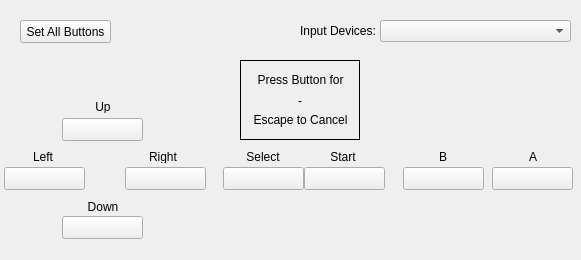
<?xml version="1.0" encoding="UTF-8"?>
<ui version="4.0">
 <class>ControllerWidget</class>
 <widget class="QWidget" name="ControllerWidget">
  <property name="geometry">
   <rect>
    <x>0</x>
    <y>0</y>
    <width>581</width>
    <height>260</height>
   </rect>
  </property>
  <property name="windowTitle">
   <string>Form</string>
  </property>
  <widget class="QLabel" name="label">
   <property name="geometry">
    <rect>
     <x>300</x>
     <y>20</y>
     <width>91</width>
     <height>21</height>
    </rect>
   </property>
   <property name="text">
    <string>Input Devices:</string>
   </property>
  </widget>
  <widget class="QComboBox" name="combo_box_input_device">
   <property name="geometry">
    <rect>
     <x>380</x>
     <y>20</y>
     <width>191</width>
     <height>22</height>
    </rect>
   </property>
  </widget>
  <widget class="QPushButton" name="button_set_all_buttons">
   <property name="geometry">
    <rect>
     <x>20</x>
     <y>20</y>
     <width>91</width>
     <height>23</height>
    </rect>
   </property>
   <property name="text">
    <string>Set All Buttons</string>
   </property>
  </widget>
  <widget class="QLabel" name="label_2">
   <property name="geometry">
    <rect>
     <x>80</x>
     <y>100</y>
     <width>46</width>
     <height>13</height>
    </rect>
   </property>
   <property name="text">
    <string>Up</string>
   </property>
   <property name="scaledContents">
    <bool>true</bool>
   </property>
   <property name="alignment">
    <set>Qt::AlignCenter</set>
   </property>
  </widget>
  <widget class="QLabel" name="label_3">
   <property name="geometry">
    <rect>
     <x>80</x>
     <y>200</y>
     <width>46</width>
     <height>13</height>
    </rect>
   </property>
   <property name="text">
    <string>Down</string>
   </property>
   <property name="scaledContents">
    <bool>true</bool>
   </property>
   <property name="alignment">
    <set>Qt::AlignCenter</set>
   </property>
  </widget>
  <widget class="QLabel" name="label_4">
   <property name="geometry">
    <rect>
     <x>20</x>
     <y>150</y>
     <width>46</width>
     <height>13</height>
    </rect>
   </property>
   <property name="text">
    <string>Left</string>
   </property>
   <property name="scaledContents">
    <bool>true</bool>
   </property>
   <property name="alignment">
    <set>Qt::AlignCenter</set>
   </property>
  </widget>
  <widget class="QLabel" name="label_5">
   <property name="geometry">
    <rect>
     <x>140</x>
     <y>150</y>
     <width>46</width>
     <height>13</height>
    </rect>
   </property>
   <property name="text">
    <string>Right</string>
   </property>
   <property name="scaledContents">
    <bool>true</bool>
   </property>
   <property name="alignment">
    <set>Qt::AlignCenter</set>
   </property>
  </widget>
  <widget class="QLabel" name="label_6">
   <property name="geometry">
    <rect>
     <x>240</x>
     <y>150</y>
     <width>46</width>
     <height>13</height>
    </rect>
   </property>
   <property name="text">
    <string>Select</string>
   </property>
   <property name="scaledContents">
    <bool>true</bool>
   </property>
   <property name="alignment">
    <set>Qt::AlignCenter</set>
   </property>
  </widget>
  <widget class="QLabel" name="label_7">
   <property name="geometry">
    <rect>
     <x>320</x>
     <y>150</y>
     <width>46</width>
     <height>13</height>
    </rect>
   </property>
   <property name="text">
    <string>Start</string>
   </property>
   <property name="scaledContents">
    <bool>true</bool>
   </property>
   <property name="alignment">
    <set>Qt::AlignCenter</set>
   </property>
  </widget>
  <widget class="QLabel" name="label_8">
   <property name="geometry">
    <rect>
     <x>420</x>
     <y>150</y>
     <width>46</width>
     <height>13</height>
    </rect>
   </property>
   <property name="text">
    <string>B</string>
   </property>
   <property name="scaledContents">
    <bool>true</bool>
   </property>
   <property name="alignment">
    <set>Qt::AlignCenter</set>
   </property>
  </widget>
  <widget class="QLabel" name="label_9">
   <property name="geometry">
    <rect>
     <x>510</x>
     <y>150</y>
     <width>46</width>
     <height>13</height>
    </rect>
   </property>
   <property name="text">
    <string>A</string>
   </property>
   <property name="scaledContents">
    <bool>true</bool>
   </property>
   <property name="alignment">
    <set>Qt::AlignCenter</set>
   </property>
  </widget>
  <widget class="QFrame" name="frame_set_input">
   <property name="enabled">
    <bool>true</bool>
   </property>
   <property name="geometry">
    <rect>
     <x>240</x>
     <y>60</y>
     <width>120</width>
     <height>80</height>
    </rect>
   </property>
   <property name="autoFillBackground">
    <bool>true</bool>
   </property>
   <property name="frameShape">
    <enum>QFrame::Box</enum>
   </property>
   <property name="frameShadow">
    <enum>QFrame::Plain</enum>
   </property>
   <widget class="QLabel" name="label_10">
    <property name="geometry">
     <rect>
      <x>10</x>
      <y>10</y>
      <width>101</width>
      <height>20</height>
     </rect>
    </property>
    <property name="text">
     <string>Press Button for</string>
    </property>
    <property name="scaledContents">
     <bool>true</bool>
    </property>
    <property name="alignment">
     <set>Qt::AlignCenter</set>
    </property>
   </widget>
   <widget class="QLabel" name="label_11">
    <property name="geometry">
     <rect>
      <x>10</x>
      <y>50</y>
      <width>101</width>
      <height>20</height>
     </rect>
    </property>
    <property name="text">
     <string>Escape to Cancel</string>
    </property>
    <property name="scaledContents">
     <bool>true</bool>
    </property>
    <property name="alignment">
     <set>Qt::AlignCenter</set>
    </property>
   </widget>
   <widget class="QLabel" name="label_set_input">
    <property name="geometry">
     <rect>
      <x>37</x>
      <y>34</y>
      <width>46</width>
      <height>13</height>
     </rect>
    </property>
    <property name="text">
     <string>-</string>
    </property>
    <property name="scaledContents">
     <bool>true</bool>
    </property>
    <property name="alignment">
     <set>Qt::AlignCenter</set>
    </property>
   </widget>
  </widget>
  <widget class="QPushButton" name="button_up">
   <property name="enabled">
    <bool>true</bool>
   </property>
   <property name="geometry">
    <rect>
     <x>62</x>
     <y>118</y>
     <width>81</width>
     <height>23</height>
    </rect>
   </property>
   <property name="text">
    <string/>
   </property>
   <property name="flat">
    <bool>false</bool>
   </property>
  </widget>
  <widget class="QPushButton" name="button_left">
   <property name="enabled">
    <bool>true</bool>
   </property>
   <property name="geometry">
    <rect>
     <x>4</x>
     <y>167</y>
     <width>81</width>
     <height>23</height>
    </rect>
   </property>
   <property name="text">
    <string/>
   </property>
  </widget>
  <widget class="QPushButton" name="button_down">
   <property name="enabled">
    <bool>true</bool>
   </property>
   <property name="geometry">
    <rect>
     <x>62</x>
     <y>216</y>
     <width>81</width>
     <height>23</height>
    </rect>
   </property>
   <property name="text">
    <string/>
   </property>
  </widget>
  <widget class="QPushButton" name="button_right">
   <property name="enabled">
    <bool>true</bool>
   </property>
   <property name="geometry">
    <rect>
     <x>125</x>
     <y>167</y>
     <width>81</width>
     <height>23</height>
    </rect>
   </property>
   <property name="text">
    <string/>
   </property>
  </widget>
  <widget class="QPushButton" name="button_select">
   <property name="enabled">
    <bool>true</bool>
   </property>
   <property name="geometry">
    <rect>
     <x>223</x>
     <y>167</y>
     <width>81</width>
     <height>23</height>
    </rect>
   </property>
   <property name="text">
    <string/>
   </property>
  </widget>
  <widget class="QPushButton" name="button_start">
   <property name="enabled">
    <bool>true</bool>
   </property>
   <property name="geometry">
    <rect>
     <x>304</x>
     <y>167</y>
     <width>81</width>
     <height>23</height>
    </rect>
   </property>
   <property name="text">
    <string/>
   </property>
  </widget>
  <widget class="QPushButton" name="button_b">
   <property name="enabled">
    <bool>true</bool>
   </property>
   <property name="geometry">
    <rect>
     <x>403</x>
     <y>167</y>
     <width>81</width>
     <height>23</height>
    </rect>
   </property>
   <property name="text">
    <string/>
   </property>
   <property name="flat">
    <bool>false</bool>
   </property>
  </widget>
  <widget class="QPushButton" name="button_a">
   <property name="enabled">
    <bool>true</bool>
   </property>
   <property name="geometry">
    <rect>
     <x>492</x>
     <y>167</y>
     <width>81</width>
     <height>23</height>
    </rect>
   </property>
   <property name="text">
    <string/>
   </property>
  </widget>
 </widget>
 <resources/>
 <connections/>
</ui>
